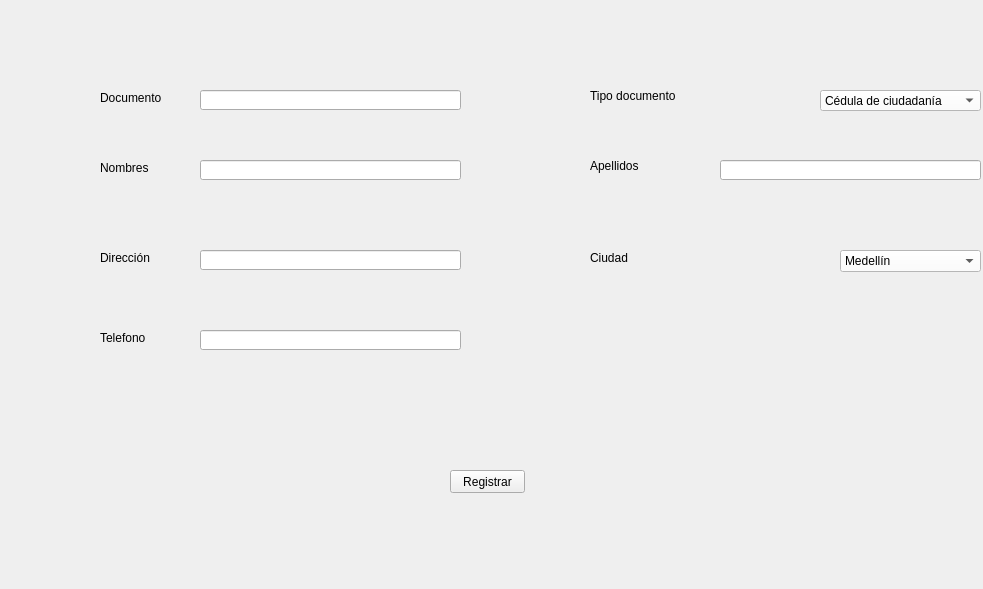
                   <widget class="QWidget" name="c_registro">
                    <property name="geometry">
                     <rect>
                      <x>0</x>
                      <y>0</y>
                      <width>983</width>
                      <height>589</height>
                     </rect>
                    </property>
                    <attribute name="label">
                     <string>Registrar nuevo cliente</string>
                    </attribute>
                    <widget class="QLabel" name="label_2">
                     <property name="geometry">
                      <rect>
                       <x>100</x>
                       <y>90</y>
                       <width>101</width>
                       <height>16</height>
                      </rect>
                     </property>
                     <property name="text">
                      <string>Documento</string>
                     </property>
                    </widget>
                    <widget class="QLabel" name="label_3">
                     <property name="geometry">
                      <rect>
                       <x>100</x>
                       <y>160</y>
                       <width>101</width>
                       <height>16</height>
                      </rect>
                     </property>
                     <property name="text">
                      <string>Nombres</string>
                     </property>
                    </widget>
                    <widget class="QLabel" name="label_4">
                     <property name="geometry">
                      <rect>
                       <x>100</x>
                       <y>250</y>
                       <width>101</width>
                       <height>16</height>
                      </rect>
                     </property>
                     <property name="text">
                      <string>Dirección</string>
                     </property>
                    </widget>
                    <widget class="QLabel" name="label_5">
                     <property name="geometry">
                      <rect>
                       <x>590</x>
                       <y>80</y>
                       <width>151</width>
                       <height>31</height>
                      </rect>
                     </property>
                     <property name="text">
                      <string>Tipo documento</string>
                     </property>
                    </widget>
                    <widget class="QLabel" name="label_6">
                     <property name="geometry">
                      <rect>
                       <x>590</x>
                       <y>150</y>
                       <width>101</width>
                       <height>31</height>
                      </rect>
                     </property>
                     <property name="text">
                      <string>Apellidos</string>
                     </property>
                    </widget>
                    <widget class="QLabel" name="label_7">
                     <property name="geometry">
                      <rect>
                       <x>590</x>
                       <y>250</y>
                       <width>101</width>
                       <height>16</height>
                      </rect>
                     </property>
                     <property name="text">
                      <string>Ciudad</string>
                     </property>
                    </widget>
                    <widget class="QLabel" name="label_8">
                     <property name="geometry">
                      <rect>
                       <x>100</x>
                       <y>330</y>
                       <width>101</width>
                       <height>16</height>
                      </rect>
                     </property>
                     <property name="text">
                      <string>Telefono</string>
                     </property>
                    </widget>
                    <widget class="QLineEdit" name="le_documento_C">
                     <property name="geometry">
                      <rect>
                       <x>200</x>
                       <y>90</y>
                       <width>261</width>
                       <height>20</height>
                      </rect>
                     </property>
                     <property name="styleSheet">
                      <string notr="true"/>
                     </property>
                     <property name="text">
                      <string/>
                     </property>
                    </widget>
                    <widget class="QLineEdit" name="le_nombre_C">
                     <property name="geometry">
                      <rect>
                       <x>200</x>
                       <y>160</y>
                       <width>261</width>
                       <height>20</height>
                      </rect>
                     </property>
                     <property name="styleSheet">
                      <string notr="true"/>
                     </property>
                     <property name="text">
                      <string/>
                     </property>
                    </widget>
                    <widget class="QLineEdit" name="le_apellido_C">
                     <property name="geometry">
                      <rect>
                       <x>720</x>
                       <y>160</y>
                       <width>261</width>
                       <height>20</height>
                      </rect>
                     </property>
                     <property name="styleSheet">
                      <string notr="true"/>
                     </property>
                     <property name="text">
                      <string/>
                     </property>
                    </widget>
                    <widget class="QLineEdit" name="le_telefono_C">
                     <property name="geometry">
                      <rect>
                       <x>200</x>
                       <y>330</y>
                       <width>261</width>
                       <height>20</height>
                      </rect>
                     </property>
                     <property name="styleSheet">
                      <string notr="true"/>
                     </property>
                     <property name="text">
                      <string/>
                     </property>
                    </widget>
                    <widget class="QLineEdit" name="le_direccion_C">
                     <property name="geometry">
                      <rect>
                       <x>200</x>
                       <y>250</y>
                       <width>261</width>
                       <height>20</height>
                      </rect>
                     </property>
                     <property name="styleSheet">
                      <string notr="true"/>
                     </property>
                     <property name="text">
                      <string/>
                     </property>
                    </widget>
                    <widget class="QComboBox" name="cb_ciudad_C">
                     <property name="geometry">
                      <rect>
                       <x>840</x>
                       <y>250</y>
                       <width>141</width>
                       <height>22</height>
                      </rect>
                     </property>
                     <property name="styleSheet">
                      <string notr="true">background-color: rgb(255, 255, 255);</string>
                     </property>
                     <item>
                      <property name="text">
                       <string>Medellín</string>
                      </property>
                     </item>
                     <item>
                      <property name="text">
                       <string>Bogotá</string>
                      </property>
                     </item>
                     <item>
                      <property name="text">
                       <string>Calí</string>
                      </property>
                     </item>
                     <item>
                      <property name="text">
                       <string>Barranquilla</string>
                      </property>
                     </item>
                     <item>
                      <property name="text">
                       <string>Cartagena</string>
                      </property>
                     </item>
                     <item>
                      <property name="text">
                       <string>Cúcuta</string>
                      </property>
                     </item>
                     <item>
                      <property name="text">
                       <string>Soacha</string>
                      </property>
                     </item>
                     <item>
                      <property name="text">
                       <string>Bucaramanga</string>
                      </property>
                     </item>
                     <item>
                      <property name="text">
                       <string>Villavicencio</string>
                      </property>
                     </item>
                     <item>
                      <property name="text">
                       <string>Ibagué</string>
                      </property>
                     </item>
                     <item>
                      <property name="text">
                       <string>Santa Marta</string>
                      </property>
                     </item>
                     <item>
                      <property name="text">
                       <string>Montería</string>
                      </property>
                     </item>
                     <item>
                      <property name="text">
                       <string>Pereira</string>
                      </property>
                     </item>
                     <item>
                      <property name="text">
                       <string>Manizales</string>
                      </property>
                     </item>
                     <item>
                      <property name="text">
                       <string>Pasto</string>
                      </property>
                     </item>
                    </widget>
                    <widget class="QComboBox" name="cb_tipodoc_C">
                     <property name="geometry">
                      <rect>
                       <x>820</x>
                       <y>90</y>
                       <width>161</width>
                       <height>21</height>
                      </rect>
                     </property>
                     <property name="styleSheet">
                      <string notr="true">background-color: rgb(255, 255, 255);</string>
                     </property>
                     <item>
                      <property name="text">
                       <string>Cédula de ciudadanía</string>
                      </property>
                     </item>
                     <item>
                      <property name="text">
                       <string>NIT</string>
                      </property>
                     </item>
                     <item>
                      <property name="text">
                       <string>Pasaporte</string>
                      </property>
                     </item>
                    </widget>
                    <widget class="QPushButton" name="bt_registrar_C">
                     <property name="geometry">
                      <rect>
                       <x>450</x>
                       <y>470</y>
                       <width>75</width>
                       <height>23</height>
                      </rect>
                     </property>
                     <property name="text">
                      <string>Registrar</string>
                     </property>
                    </widget>
                   </widget>
